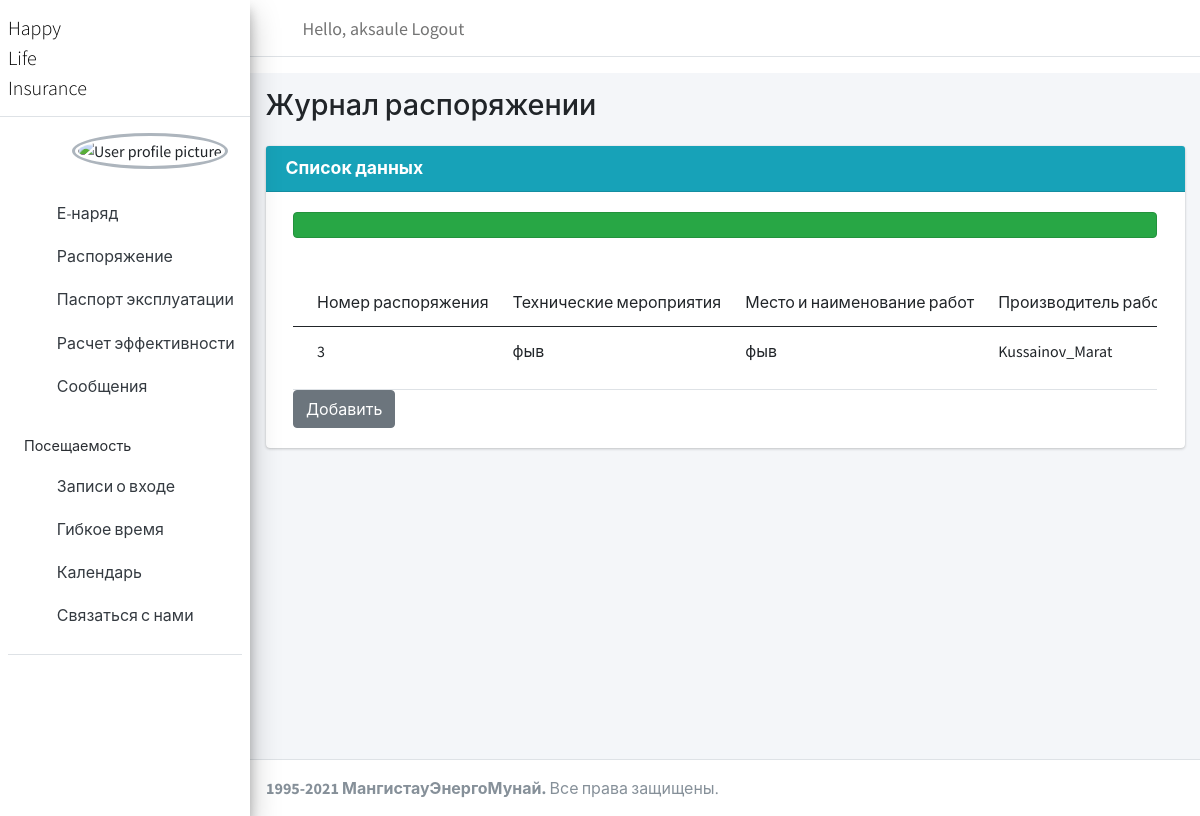
The app's page /order_index/ (signed in), older data.
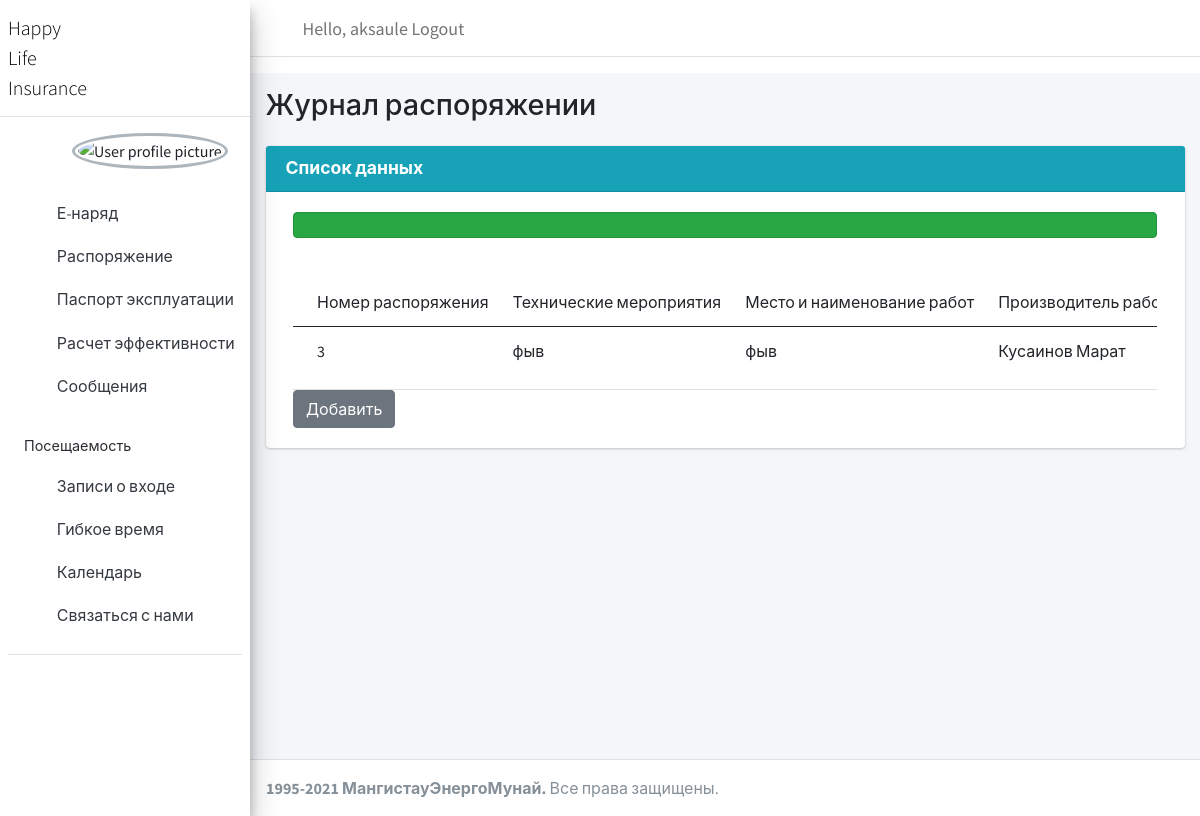
The same page, newer data.
### a_page/models.py (models this page shows)
class Order(models.Model):
    number_naryad = models.IntegerField()
    technical_activities = models.CharField(max_length=200, null=True)
    place_name_work = models.CharField(max_length=200, null=True)
    work_supervisor = models.ForeignKey(Work_supervisor, null=True, on_delete=models.SET_NULL)
    team_members = models.ManyToManyField(Team_members)
    person_give_naryad =  models.ForeignKey(Employee, null=True, on_delete=models.SET_NULL)
    started_work = models.DateField()
    work_done = models.DateField()

class Work_supervisor(models.Model):
    username = models.ForeignKey(Employee, null=True, on_delete=models.SET_NULL)
    def __str__(self):
        return "%s" % (self.username)

class Employee(models.Model):
    user = models.OneToOneField(User, null=True, on_delete=models.CASCADE)
    username = models.CharField(max_length=200, null=True)
    password = models.CharField(max_length=200, null=True)
    name = models.CharField(max_length=200, null=True)
    surname = models.CharField(max_length=200, null=True)
    profile_pic = models.ImageField(null=True, blank=True)
    position = models.CharField(max_length=200, null=True)
    def __str__(self):
        return self.username

### a_page/views.py (the view)
# urls.py: path('order_index/', views.order_index, name='order_i'),
@login_required(login_url='login')
def order_index(request):
    orders = Order.objects.all()
    context={'orders':orders}
    return render(request, 'order/order_index.html', context)

### a_page/templates/order/order_index.html (shortened to what this page needs)
{% extends 'main.html' %}
{% load static %}
{% block content %}
<div class="wrapper">
  <div class="content-wrapper">
    <section class="content-header">
      <div class="container-fluid">
        <div class="row mb-2">
          <div class="col-sm-6">
            <h1>Журнал распоряжении</h1>
          </div>
        </div>
      </div>
    </section>
    <section class="content">
      <div class="container-fluid">
          <div class="card card-info">
              <div class="card-header">
              <h3 class="card-title"><b>Список данных</b></h3>
              </div>
              <section class="content">
              <div class="container-fluid">
                <div class="card-body">
                  <div class="uper">
                    <div class="alert alert-success">
                    </div><br />
                    <div class="card-body table-responsive p-0">
                    <table class="table table-hover text-nowrap">
                      <thead>
                          <tr>
                            <td>Номер распоряжения</td>
                            <td>Технические мероприятия</td>
                            <td>Место и наименование работ</td>
                            <td>Производитель работ или наблюдающий (фамилия, инициалы, группа)</td>
                          </tr>
                      </thead>
                      <tbody>
                        {% for order in orders %}
                          <tr>
                              <td>{{order.number_naryad}}</td>
                              <td>{{order.technical_activities}}</td>
                              <td>{{order.place_name_work}}</td>
                              <td>{{order.work_supervisor}}</td>
                          </tr>
                          {% endfor %}
                      </tbody>
                    </table>
                    </div>
                    <td><a href="{% url 'order_a' %}" class="btn btn-secondary">Добавить</a></td>
                  </div>
              </div>
            </div>
          </div>
      </div>
    </section>
  </div>
</div>
  {% endblock %}

Row changes from the older to the newer data that the page shows:
changed through a linked row, Order "фыв": work_supervisor "Kussainov_Marat" → "Кусаинов Марат"
